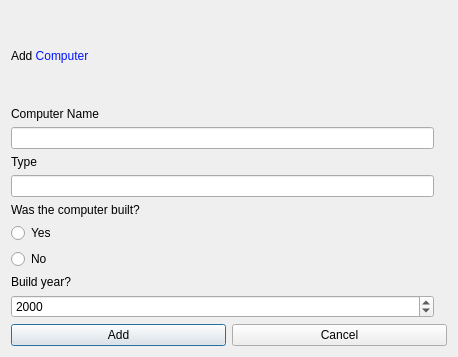
<?xml version="1.0" encoding="UTF-8"?>
<ui version="4.0">
 <class>AddComputerDialog</class>
 <widget class="QDialog" name="AddComputerDialog">
  <property name="geometry">
   <rect>
    <x>0</x>
    <y>0</y>
    <width>458</width>
    <height>357</height>
   </rect>
  </property>
  <property name="minimumSize">
   <size>
    <width>400</width>
    <height>300</height>
   </size>
  </property>
  <property name="windowTitle">
   <string>Dialog</string>
  </property>
  <layout class="QVBoxLayout" name="verticalLayout">
   <item>
    <widget class="QLabel" name="label_addComputerTitle">
     <property name="text">
      <string>&lt;html&gt;&lt;head/&gt;&lt;body&gt;&lt;p&gt;Add &lt;span style=&quot; color:#0013ff;&quot;&gt;Computer&lt;/span&gt;&lt;/p&gt;&lt;/body&gt;&lt;/html&gt;</string>
     </property>
    </widget>
   </item>
   <item>
    <layout class="QGridLayout" name="gridLayout">
     <item row="2" column="0">
      <widget class="QLabel" name="label_ComputerType">
       <property name="text">
        <string>Type</string>
       </property>
       <property name="buddy">
        <cstring>inputComputerType</cstring>
       </property>
      </widget>
     </item>
     <item row="4" column="0">
      <widget class="QLabel" name="label_wasComputerBuilt">
       <property name="text">
        <string>Was the computer built?</string>
       </property>
      </widget>
     </item>
     <item row="6" column="0">
      <widget class="QRadioButton" name="radioButtonNotBuilt">
       <property name="text">
        <string>No</string>
       </property>
      </widget>
     </item>
     <item row="8" column="0">
      <widget class="QDateEdit" name="computerBuildYear">
       <property name="minimumDateTime">
        <datetime>
         <hour>0</hour>
         <minute>0</minute>
         <second>0</second>
         <year>1752</year>
         <month>9</month>
         <day>14</day>
        </datetime>
       </property>
       <property name="displayFormat">
        <string>yyyy</string>
       </property>
       <property name="calendarPopup">
        <bool>false</bool>
       </property>
       <property name="date">
        <date>
         <year>2000</year>
         <month>1</month>
         <day>1</day>
        </date>
       </property>
      </widget>
     </item>
     <item row="5" column="0">
      <widget class="QRadioButton" name="radioButtonWasBuilt">
       <property name="text">
        <string>Yes</string>
       </property>
      </widget>
     </item>
     <item row="0" column="0">
      <widget class="QLabel" name="label_ComputerName">
       <property name="text">
        <string>&lt;html&gt;&lt;head/&gt;&lt;body&gt;&lt;p&gt;Computer Name&lt;/p&gt;&lt;/body&gt;&lt;/html&gt;</string>
       </property>
       <property name="buddy">
        <cstring>inputComputerName</cstring>
       </property>
      </widget>
     </item>
     <item row="3" column="0">
      <widget class="QLineEdit" name="inputComputerType"/>
     </item>
     <item row="1" column="0">
      <widget class="QLineEdit" name="inputComputerName"/>
     </item>
     <item row="7" column="0">
      <widget class="QLabel" name="label">
       <property name="text">
        <string>Build year?</string>
       </property>
      </widget>
     </item>
     <item row="3" column="1">
      <widget class="QLabel" name="label_TypeError">
       <property name="text">
        <string/>
       </property>
      </widget>
     </item>
     <item row="1" column="1">
      <widget class="QLabel" name="label_NameError">
       <property name="text">
        <string/>
       </property>
      </widget>
     </item>
    </layout>
   </item>
   <item>
    <layout class="QHBoxLayout" name="horizontalLayout">
     <item>
      <widget class="QPushButton" name="pushButton_AddTheComputer">
       <property name="text">
        <string>Add</string>
       </property>
      </widget>
     </item>
     <item>
      <widget class="QPushButton" name="pushButton_CancelAdd">
       <property name="text">
        <string>Cancel</string>
       </property>
      </widget>
     </item>
    </layout>
   </item>
  </layout>
 </widget>
 <resources/>
 <connections/>
</ui>
